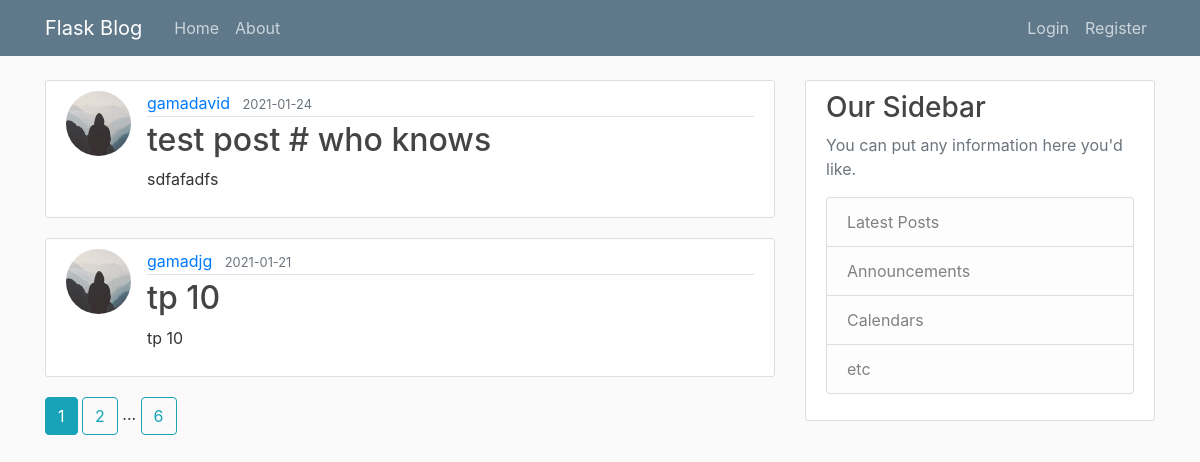
The page /home on the database its author committed.
### flaskblog/models.py (models this page shows, shortened)
class Post(db.Model):
    id = db.Column(db.Integer, primary_key=True)
    title = db.Column(db.String(100), nullable=False)
    date_posted = db.Column(db.DateTime, nullable=False, default=datetime.utcnow)
    content = db.Column(db.Text, nullable=False)
    user_id = db.Column(db.Integer, db.ForeignKey('user.id'), nullable=False)

class User(db.Model, UserMixin):
    id = db.Column(db.Integer, primary_key=True)
    username = db.Column(db.String(20), unique=True, nullable=False)
    email = db.Column(db.String(120), unique=True, nullable=False)
    image_file = db.Column(db.String(20), nullable=False, default='default.jpg')
    password = db.Column(db.String(60), nullable=False)
    posts = db.relationship('Post', backref='author', lazy=True)

### flaskblog/main/routes.py (the view)
@main.route('/')
@main.route('/home')
def home():
    page = request.args.get('page', 1, type=int)
    posts = Post.query.order_by(Post.date_posted.desc()).paginate(page=page, per_page=2)
    return render_template('home.html', posts=posts)

### flaskblog/templates/home.html
{% extends "layout.html" %}
{% block content%}
	{% for post in posts.items %}
    <article class = "media content-section">
      <img class = "rounded-circle article-img" src = "{{ url_for('static', filename='profile_pics/' + post.author.image_file) }}">
      <div class = "media-body">
        <div class = "article-metadata">
          <a class = "mr-2" href = "{{ url_for('users.user_posts', username = post.author.username) }}">
          	{{post.author.username}} </a>
          <small class = "text-muted"> {{post.date_posted.strftime('%Y-%m-%d')}} </small>
        </div>
        <h2> <a class = "article-title" href = "{{ url_for('posts.post', post_id=post.id) }}" > {{post.title}} </a> </h2>
        <p class = "article-content" > {{post.content}} </p>
      </div>
    </article>
	{% endfor %}
	{% for page_num in posts.iter_pages(left_edge=1, right_edge=1, left_current=1, right_current=2) %}
		{% if page_num %}
			{% if posts.page == page_num %}
				<a class="btn btn-info b-4" href="{{ url_for('main.home', page=page_num) }}"> {{ page_num }}</a>
			{% else %}
				<a class="btn btn-outline-info b-4" href="{{ url_for('main.home', page=page_num) }}"> {{ page_num }}</a>
			{% endif %}
		{% else %}
		...
		{% endif %}
	{% endfor %}
{% endblock content %}

### flaskblog/static/main.css (style rules this page uses)
body { background: #fafafa; color: #333333; margin-top: 5rem; }
h1, h2, h3, h4, h5, h6 { color: #444444; }
.content-section { background: #ffffff; padding: 10px 20px; border: 1px solid #dddddd; border-radius: 3px; margin-bottom: 20px; }
.article-title { color: #444444; }
.article-content { white-space: pre-line; }
.article-img { height: 65px; width: 65px; margin-right: 16px; }
.article-metadata { padding-bottom: 1px; margin-bottom: 4px; border-bottom: 1px solid #e3e3e3 }

### rows shown on the page
Post: image_file (placeholder picture), author.username "gamadavid", date_posted "2021-01-24", title "test post # who knows", content "sdfafadfs"
Post: image_file (picture), author.username "gamadjg", date_posted "2021-01-21", title "tp 10", content "tp 10"

### other values the page prints
{{ page_num }} "1"
{{ page_num }} "2" "6"
